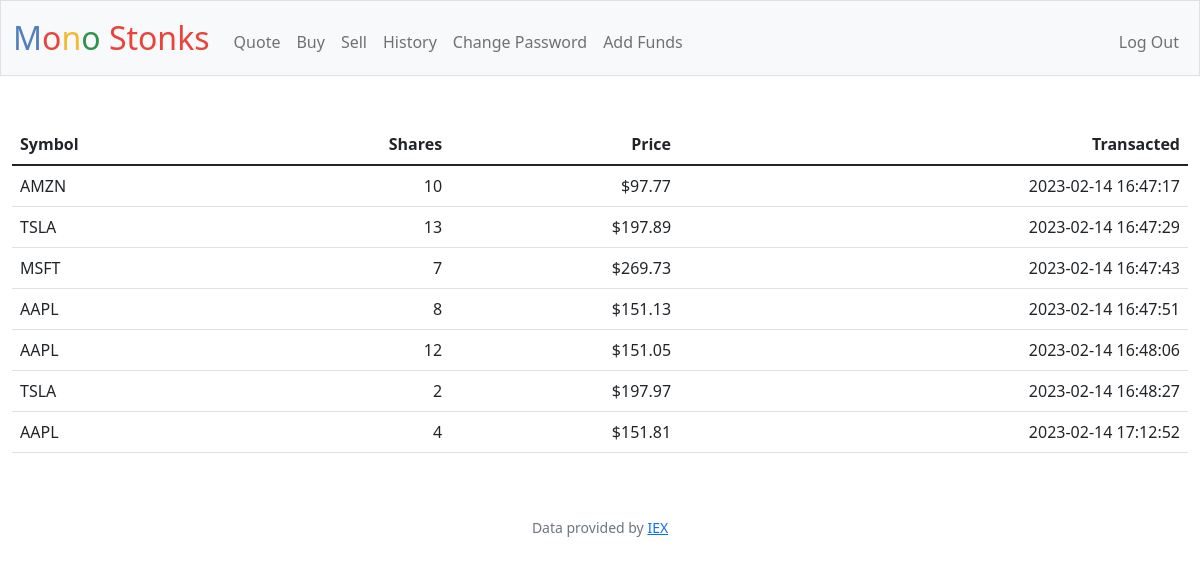
Screenshot of /history (signed in) with the database file from the repository.
### tables this page shows
CREATE TABLE 'purchases' (
	purchase_id INTEGER PRIMARY KEY AUTOINCREMENT NOT NULL,
	person_id INTEGER,
	symbol TEXT,
	name TEXT,'price_of_transaction' FLOAT,
	number_of_shares INTEGER, 'datetime'  DATETIME DEFAULT CURRENT_TIMESTAMP  ,
	FOREIGN KEY(person_id) REFERENCES users(id)
 );

### app.py (the view)
@app.route("/history")
@login_required
def history():
    user_id = session.get("user_id")
    rows = db.execute("SELECT * FROM purchases WHERE person_id = ? ORDER BY datetime", user_id)
    print(rows)
    return render_template("history.html", rows=rows, usd=usd)

### app.py (called while the page is built)
@app.after_request
def after_request(response):
    response.headers["Cache-Control"] = "no-cache, no-store, must-revalidate"
    response.headers["Expires"] = 0
    response.headers["Pragma"] = "no-cache"
    return response

### helpers.py (called while the page is built)
def login_required(f):
    @wraps(f)
    def decorated_function(*args, **kwargs):
        if session.get("user_id") is None:
            return redirect("/login")
        return f(*args, **kwargs)
    return decorated_function

def usd(value):
    return f"${value:,.2f}"

### templates/history.html (shortened to what this page needs)
{% extends "layout.html" %}
{% block main %}
    <table class="table">
        <thead>
            <tr>
                <th class="text-start">Symbol</th>
                <th class="text-end">Shares</th>
                <th class="text-end">Price</th>
                <th class="text-end">Transacted</th>
            </tr>
        </thead>
        <tbody>
            {% for rows in rows%}
                <tr>
                    <td class="text-start">{{rows.symbol}}</td>
                    <td class="text-end">{{rows.number_of_shares}}</td>
                    <td class="text-end">{{usd(rows.price_of_transaction)}}</td>
                    <td class="text-end">{{rows.datetime}}</td>
                </tr>
            {% endfor %}
        </tbody>
    </table>
{% endblock %}

### templates/layout.html (shortened to what this page needs)
<!DOCTYPE html>
<html lang="en">
    <head>
        <link href="https://cdn.jsdelivr.net/npm/bootstrap@5.1.3/dist/css/bootstrap.min.css" rel="stylesheet">
        <link href="/static/styles.css" rel="stylesheet">
    </head>
    <body>
        <nav class="bg-light border navbar navbar-expand-md navbar-light">
            <div class="container-fluid">
                <a class="navbar-brand" href="/"><span class="blue">M</span><span class="red">o</span><span class="yellow">n</span><span class="green">o</span> <span class="red">Stonks</span></a>
                <div class="collapse navbar-collapse" id="navbar">
                    {% if session["user_id"] %}
                        <ul class="navbar-nav me-auto mt-2">
                            <li class="nav-item"><a class="nav-link" href="/quote">Quote</a></li>
                            <li class="nav-item"><a class="nav-link" href="/buy">Buy</a></li>
                            <li class="nav-item"><a class="nav-link" href="/sell">Sell</a></li>
                            <li class="nav-item"><a class="nav-link" href="/history">History</a></li>
                            <li class="nav-item"><a class="nav-link" href="/password">Change Password</a></li>
                            <li class="nav-item"><a class="nav-link" href="/funds">Add Funds</a></li>
                        </ul>
                        <ul class="navbar-nav ms-auto mt-2">
                            <li class="nav-item"><a class="nav-link" href="/logout">Log Out</a></li>
                        </ul>
                    {% else %}
                        <ul class="navbar-nav ms-auto mt-2">
                            <li class="nav-item"><a class="nav-link" href="/register">Register</a></li>
                            <li class="nav-item"><a class="nav-link" href="/login">Log In</a></li>
                        </ul>
                    {% endif %}
                </div>
            </div>
        </nav>
        <main class="container-fluid py-5 text-center">
            {% block main %}{% endblock %}
        </main>
        <footer class="mb-5 small text-center text-muted">
            Data provided by <a href="https://iexcloud.io/">IEX</a>
        </footer>
    </body>
</html>

### static/styles.css (style rules this page uses)
nav .navbar-brand { font-size: xx-large; }
nav .navbar-brand .blue { color: #537fbe; }
nav .navbar-brand .red { color: #ea433b; }
nav .navbar-brand .yellow { color: #f5b82e; }
nav .navbar-brand .green { color: #2e944b; }

### rows the page displays
purchases: symbol "AMZN", number_of_shares "10", price_of_transaction "$97.77", datetime "2023-02-14 16:47:17"
purchases: symbol "TSLA", number_of_shares "13", price_of_transaction "$197.89", datetime "2023-02-14 16:47:29"
purchases: symbol "MSFT", number_of_shares "7", price_of_transaction "$269.73", datetime "2023-02-14 16:47:43"
purchases: symbol "AAPL", number_of_shares "8", price_of_transaction "$151.13", datetime "2023-02-14 16:47:51"
purchases: symbol "AAPL", number_of_shares "12", price_of_transaction "$151.05", datetime "2023-02-14 16:48:06"
purchases: symbol "TSLA", number_of_shares "2", price_of_transaction "$197.97", datetime "2023-02-14 16:48:27"
purchases: symbol "AAPL", number_of_shares "4", price_of_transaction "$151.81", datetime "2023-02-14 17:12:52"
